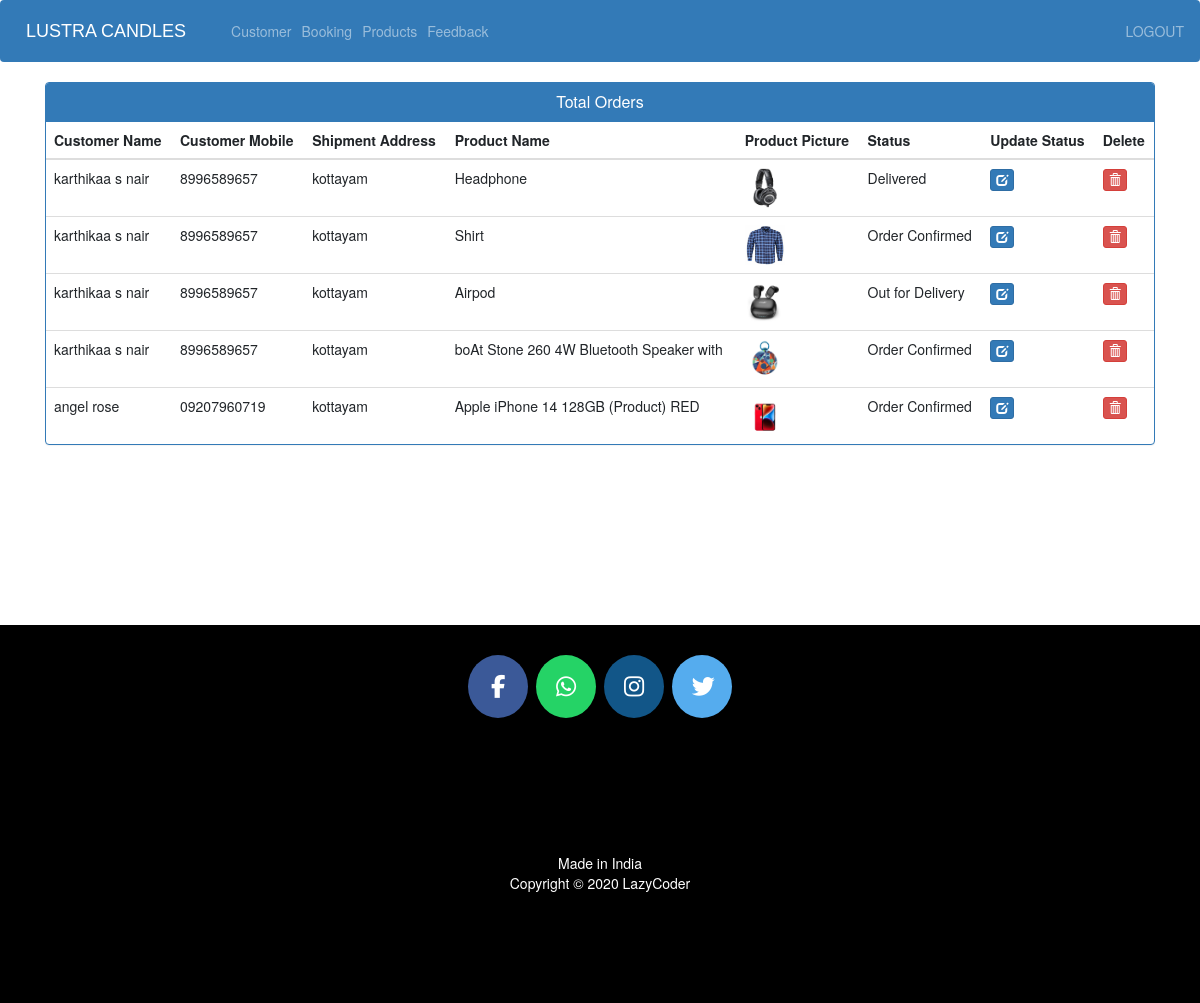
Page /admin-view-booking (signed in) on the earlier database version.
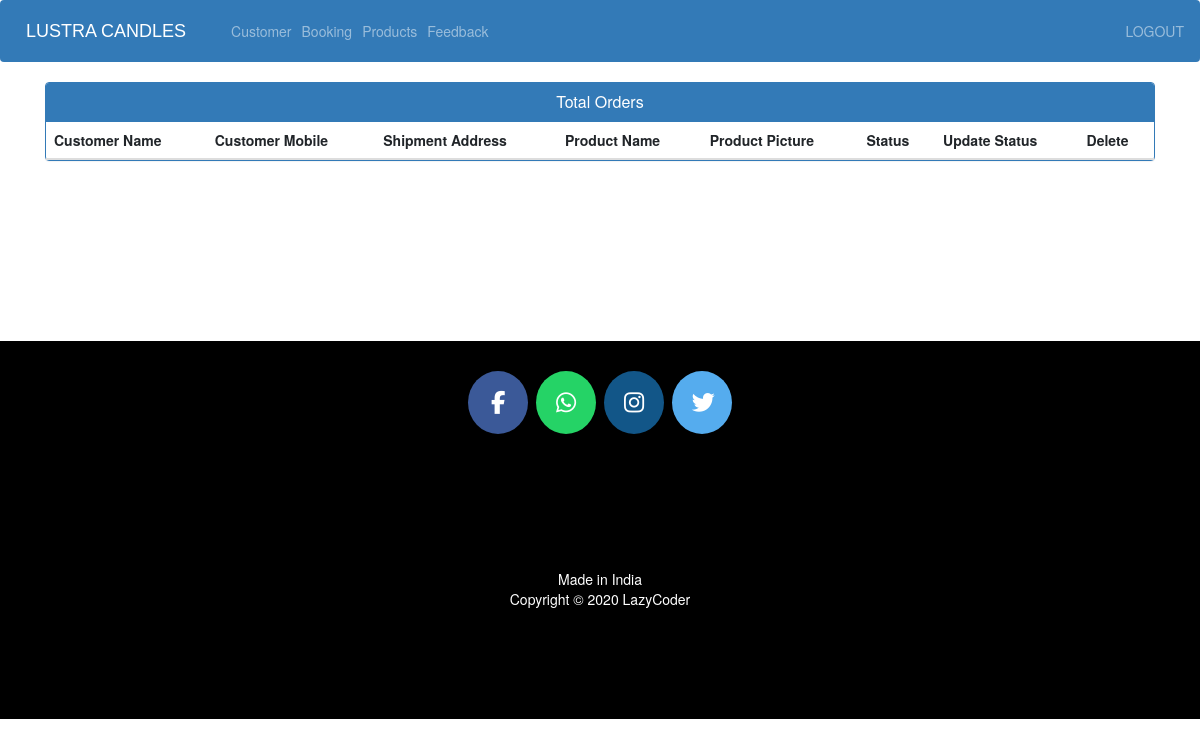
Same page on the later database version.
### ecom/models.py (models this page shows, shortened)
class Customer(models.Model):
    user=models.OneToOneField(User,on_delete=models.CASCADE)
    profile_pic= models.ImageField(upload_to='profile_pic/CustomerProfilePic/',null=True,blank=True)
    address = models.CharField(max_length=40)
    mobile = models.CharField(max_length=20,null=False)
    @property
    def get_name(self):
        return self.user.first_name+" "+self.user.last_name

class Orders(models.Model):
    STATUS =(
        ('Pending','Pending'),
        ('Order Confirmed','Order Confirmed'),
        ('Out for Delivery','Out for Delivery'),
        ('Delivered','Delivered'),
    )
    customer=models.ForeignKey('Customer', on_delete=models.CASCADE,null=True)
    product=models.ForeignKey('Product',on_delete=models.CASCADE,null=True)
    email = models.CharField(max_length=50,null=True)
    address = models.CharField(max_length=500,null=True)
    mobile = models.CharField(max_length=20,null=True)
    order_date= models.DateField(auto_now_add=True,null=True)
    status=models.CharField(max_length=50,null=True,choices=STATUS)

class Product(models.Model):
    name=models.CharField(max_length=40)
    product_image= models.ImageField(upload_to='product_image/',null=True,blank=True)
    price = models.PositiveIntegerField()
    description=models.CharField(max_length=40)

### ecom/views.py (the view)
# urls.py: path('admin-view-booking', views.admin_view_booking_view,name='admin-view-booking'),
@login_required(login_url='adminlogin')
def admin_view_booking_view(request):
    orders=models.Orders.objects.all()
    ordered_products=[]
    ordered_bys=[]
    for order in orders:
        ordered_product=models.Product.objects.all().filter(id=order.product.id)
        ordered_by=models.Customer.objects.all().filter(id = order.customer.id)
        ordered_products.append(ordered_product)
        ordered_bys.append(ordered_by)
    return render(request,'ecom/admin_view_booking.html',{'data':zip(ordered_products,ordered_bys,orders)})

### templates/ecom/admin_view_booking.html (shortened to what this page needs)
{% extends 'ecom/admin_base.html' %}
{% load static %}
{% block content %}
<head>
  <link href="//netdna.bootstrapcdn.com/bootstrap/3.0.0/css/bootstrap.min.css" rel="stylesheet" id="bootstrap-css">
</head>
<div class="container">
  <div class="panel panel-primary">
    <div class="panel-heading">
      <h6 class="panel-title">Total Orders</h6>
    </div>
    <table class="table table-hover" id="dev-table">
      <thead>
        <tr>
          <th>Customer Name</th>
          <th>Customer Mobile</th>
          <th>Shipment Address</th>
          <th>Product Name</th>
          <th>Product Picture</th>
          <th>Status</th>
          <th>Update Status</th>
          <th>Delete</th>
        </tr>
      </thead>
      {% for product,customer,order in data %}
      <tr>
        {% for c in customer %}
        <td> {{c.get_name}}</td>
        <td>{{c.mobile}}</td>
        <td>{{order.address}}</td>
        {% endfor %}
        {% for p in product %}
        <td> {{p.name}}</td>
        <td> <img src="{% static p.product_image.url %}" alt="Profile Pic" height="40px" width="40px" /></td>
        <td>{{order.status}}</td>
        <td><a class="btn btn-primary btn-xs" href="{% url 'update-order' order.id  %}"><span class="glyphicon glyphicon-edit"></span></a></td>
        <td><a class="btn btn-danger btn-xs" href="{% url 'delete-order' order.id  %}"><span class="glyphicon glyphicon-trash"></span></a></td>
        {% endfor %}
      </tr>
      {% endfor %}
    </table>
  </div>
</div>
{% endblock content %}

Differences in the rows shown:
removed Orders: address "kottayam", status "Delivered"
no longer on this page (row unchanged): Customer: get_name "karthikaa s nair", mobile "8996589657"
removed Product: name "Headphone", product_image (picture)
removed Orders: address "kottayam", status "Order Confirmed"
removed Product: name "Shirt", product_image (picture)
removed Orders: address "kottayam", status "Out for Delivery"
removed Product: name "Airpod", product_image (picture)
removed Orders: address "kottayam", status "Order Confirmed"
removed Product: name "boAt Stone 260 4W Bluetooth Speaker with", product_image (picture)
removed Orders: address "kottayam", status "Order Confirmed"
no longer on this page (row unchanged): Customer: get_name "angel rose", mobile "09207960719"
removed Product: name "Apple iPhone 14 128GB (Product) RED", product_image (picture)
